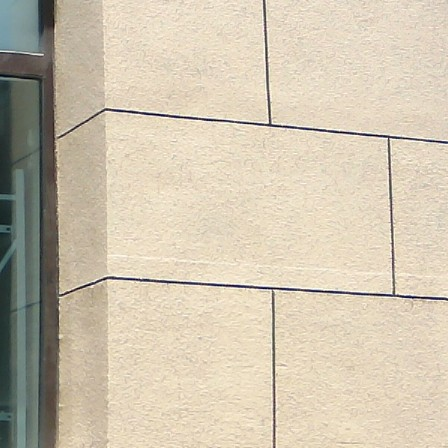
#> input picture 视觉/data/neg/images/neg_00001.jpg, 448 x 448 px, given in place of target_print_01.png, which was not available
$ python print_photo_sim.py
#> lines starting #> are read from the running program, lines starting #| are printed output that depends on the picture; after the words box and inside, x2 and y2 are one past the last pixel; in counts of white or black regions, pixels touching at a corner belong together
"""把打印靶纸「拍成照片」：透视贴到真实/合成背景上，生成带标签的仿真图。

用途：
  * 训练前先验证打印设计能不能被检出（纯平图模型不吃，照片能）；
  * 作为「打印靶纸 → 现场拍摄」这一分布的补充训练数据。

标签同样是 7 点：4 角 = 靶框四角，中心 = 圆心，左右极点 = 圆在靶框水平方向的两端。
"""
from __future__ import annotations

import argparse
import glob
import random
from pathlib import Path

import cv2
import numpy as np

ROOT = Path(__file__).resolve().parents[1]

DPI = 300
MM = DPI / 25.4
A3 = (int(297 * MM), int(420 * MM))
MARGIN_MM = 14
CAP_MM = 46
# 与 make_print_targets.py 保持一致
DESIGNS = [0.30, 0.34, 0.38, 0.42, 0.46]


def board_rect():
    W, H = A3
    mx, my = int(MARGIN_MM * MM), int(MARGIN_MM * MM)
    cap_h = int(CAP_MM * MM)
    return mx, my, W - mx, H - my - cap_h


def background(rng, w, h, bgs):
    if bgs and rng.random() < 0.7:
        bg = cv2.imread(str(rng.choice(bgs)))
        if bg is None:
            bg = None
        else:
            bh, bw = bg.shape[:2]
            s = max(w / bw, h / bh) * rng.uniform(1.0, 1.4)
            bg = cv2.resize(bg, (int(bw * s), int(bh * s)))
            bh, bw = bg.shape[:2]
            x0 = rng.randint(0, max(0, bw - w))
            y0 = rng.randint(0, max(0, bh - h))
            return bg[y0:y0 + h, x0:x0 + w].copy()
    base = np.array([rng.randint(20, 240) for _ in range(3)], np.float32)
    img = np.tile(base, (h, w, 1))
    img += np.random.normal(0, 8, img.shape)
    return np.clip(img, 0, 255).astype(np.uint8)


def main():
    ap = argparse.ArgumentParser()
    ap.add_argument("--out", default=str(ROOT / "out" / "print_targets" / "sim"))
    ap.add_argument("--n", type=int, default=40)
    ap.add_argument("--size", default="1280x960")
    ap.add_argument("--seed", type=int, default=31)
    args = ap.parse_args()
    rng = random.Random(args.seed)
    np.random.seed(args.seed)
    w, h = (int(v) for v in args.size.split("x"))
    out = Path(args.out)
    (out / "images").mkdir(parents=True, exist_ok=True)
    (out / "labels").mkdir(parents=True, exist_ok=True)
    for f in list((out / "images").glob("*")) + list((out / "labels").glob("*")):
        f.unlink()

    bgs = sorted(glob.glob(str(ROOT / "data" / "neg" / "images" / "*.jpg")))[:120]
    px0, py0, px1, py1 = board_rect()
    made = 0
    for i in range(args.n):
        k = i % 5 + 1
        sheet = cv2.imread(str(ROOT / "out" / "print_targets" / f"target_print_{k:02d}.png"))
#> sheet is the input picture: shape (448, 448, 3); mean B, G, R 175.7, 195.8, 206.7
        if sheet is None:
            continue
        board = sheet[py0:py1, px0:px1].copy()
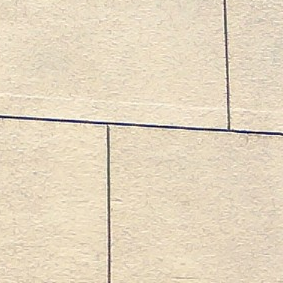
#> board: shape (283, 283, 3); mean B, G, R 191.5, 214.7, 228.9
        bh, bw = board.shape[:2]
#> bh = 283; bw = 283
        ratio = DESIGNS[k - 1]

        # 目标四边形：随机大小 + 透视
        scale = rng.uniform(0.16, 0.38)
        tw, th = int(w * scale), int(w * scale * bh / bw)
#> tw = 208; th = 208
        cx0 = rng.randint(int(tw / 2) + 4, max(int(tw / 2) + 5, w - int(tw / 2) - 4))
#> cx0 = 338
        cy0 = rng.randint(int(th / 2) + 4, max(int(th / 2) + 5, h - int(th / 2) - 4))
#> cy0 = 510
        x1, y1 = cx0 - tw / 2, cy0 - th / 2
#> x1 = 234; y1 = 406
        x2, y2 = cx0 + tw / 2, cy0 + th / 2
#> x2 = 442; y2 = 614
        j = 0.05 * min(tw, th)
#> j = 10.4
        dst = np.float32([[x1 + rng.uniform(-j, j), y1 + rng.uniform(-j, j)],
                          [x2 + rng.uniform(-j, j), y1 + rng.uniform(-j, j)],
                          [x2 + rng.uniform(-j, j), y2 + rng.uniform(-j, j)],
                          [x1 + rng.uniform(-j, j), y2 + rng.uniform(-j, j)]])
        src = np.float32([[0, 0], [bw, 0], [bw, bh], [0, bh]])
#> src = [[0, 0], [283, 0], [283, 283], [0, 283]]
        Hm = cv2.getPerspectiveTransform(src, dst)

        canvas = background(rng, w, h, bgs)
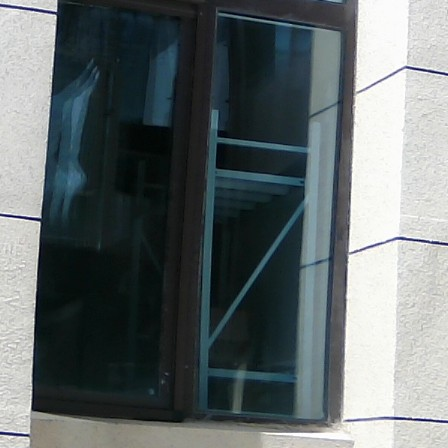
#> input picture 视觉/data/neg/images/neg_00005.jpg, 448 x 448 px
#> in background, bg is the input picture: shape (448, 448, 3); mean B, G, R 107.8, 106.7, 98.6
#> in background, `return bg[y0:y0 + h, x0:x0 + w].copy()`:
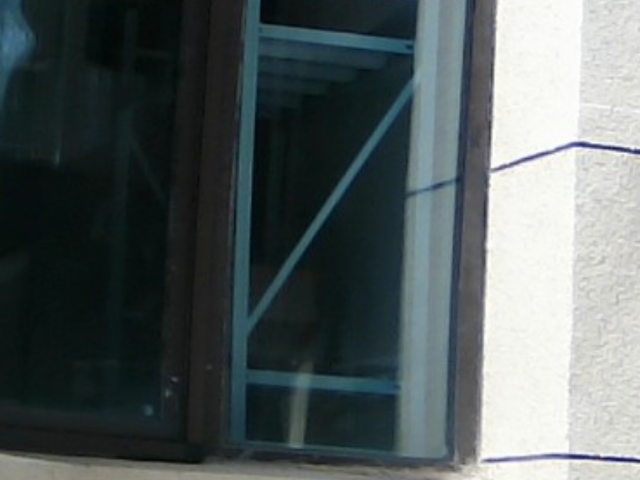
#> returned value: shape (960, 1280, 3) (shown at 1/2 size); mean of channels 0, 1, 2 94, 93.4, 84.3; drawn as B, G, R
        warped = cv2.warpPerspective(board, Hm, (w, h), flags=cv2.INTER_LINEAR,
                                     borderMode=cv2.BORDER_CONSTANT, borderValue=(0, 0, 0))
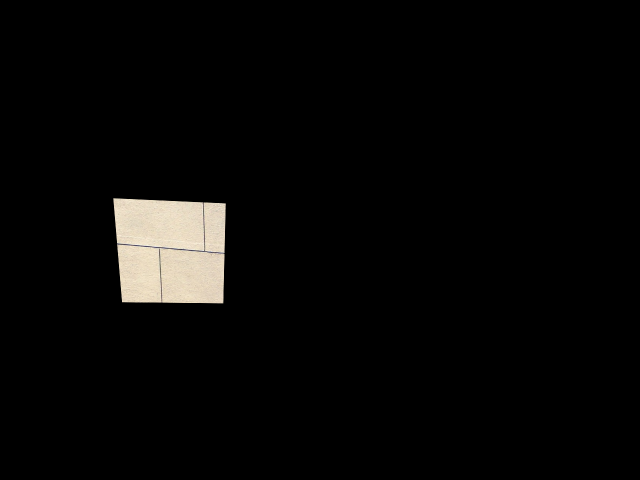
#> warped: shape (960, 1280, 3) (shown at 1/2 size); mean B, G, R 6.8, 7.6, 8.1
        mask = cv2.warpPerspective(np.full((bh, bw), 255, np.uint8), Hm, (w, h),
                                   flags=cv2.INTER_NEAREST)
        # 轻微羽化，避免硬边
        m3 = cv2.GaussianBlur(mask, (3, 3), 0).astype(np.float32)[..., None] / 255.0
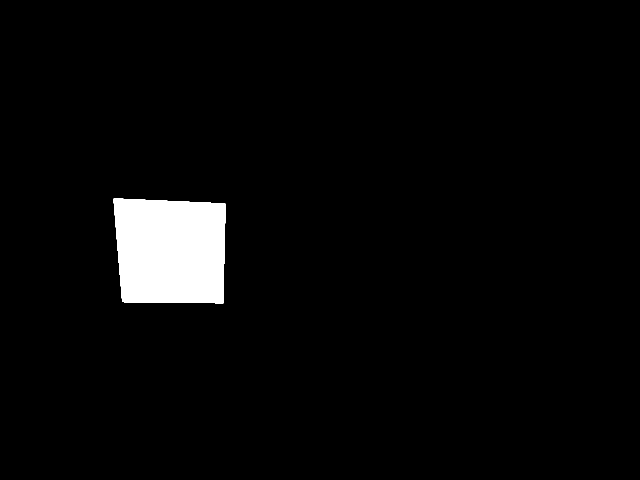
#> mask: shape (960, 1280) (shown at 1/2 size); 3.5% white; 1 white region, box (x1, y1, x2, y2) and area: (227, 397, 451, 607) 43526
        canvas = (warped * m3 + canvas * (1 - m3)).astype(np.uint8)
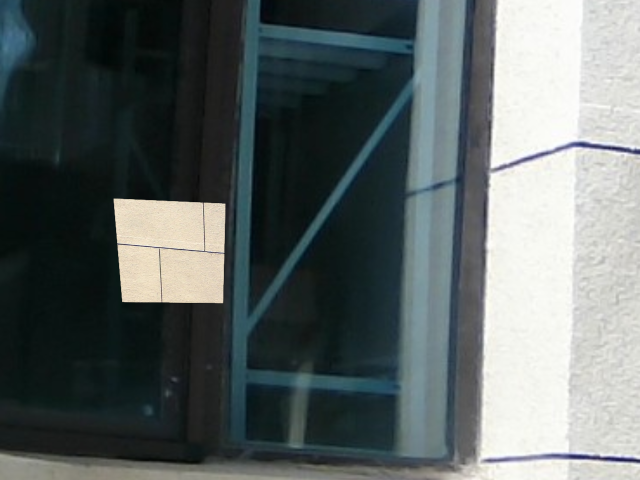
#> canvas: shape (960, 1280, 3) (shown at 1/2 size); mean B, G, R 99.9, 100.2, 91.7

        # 光照/拍摄痕迹
        yy, xx = np.mgrid[0:h, 0:w].astype(np.float32)
        gx, gy = rng.uniform(-0.25, 0.25), rng.uniform(-0.25, 0.25)
        shade = 1.0 + gx * (xx / w - 0.5) + gy * (yy / h - 0.5)
        canvas = np.clip(canvas.astype(np.float32) * shade[..., None]
                         * rng.uniform(0.75, 1.25), 0, 255).astype(np.uint8)
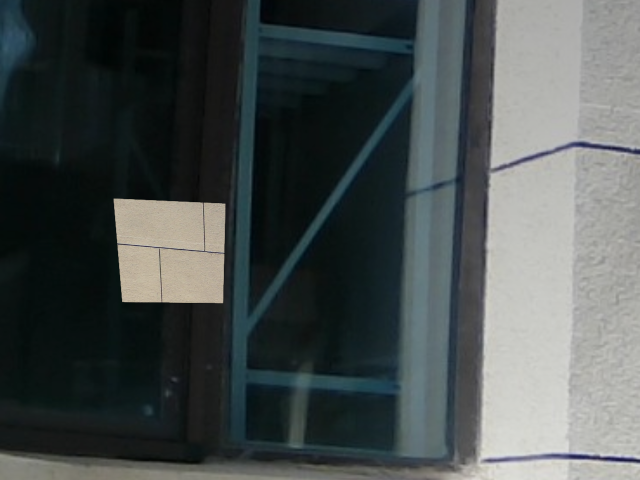
#> canvas: shape (960, 1280, 3) (shown at 1/2 size); mean B, G, R 78.6, 78.9, 72.2
        if rng.random() < 0.6:
            canvas = cv2.GaussianBlur(canvas, (0, 0), rng.uniform(0.4, 1.4))
        canvas = np.clip(canvas.astype(np.float32)
                         + np.random.normal(0, rng.uniform(1, 5), canvas.shape), 0, 255).astype(np.uint8)

        # ---- 标签
        def h2(p):
#> called with p = (0, 0)
            v = Hm @ np.array([p[0], p[1], 1.0])
            return v[0] / v[2], v[1] / v[2]

        corners = np.array([h2((0, 0)), h2((bw, 0)), h2((bw, bh)), h2((0, bh))], np.float32)
        ccx, ccy = bw / 2, bh / 2
        c = np.array(h2((ccx, ccy)), np.float32)
        rl = np.array(h2((ccx - ratio * bw / 2, ccy)), np.float32)
        rr = np.array(h2((ccx + ratio * bw / 2, ccy)), np.float32)
        rad = float(np.linalg.norm(rr - rl) / 2)
        allpts = np.vstack([corners, c[None], rl[None], rr[None]])
        x1_, y1_ = allpts.min(0)
        x2_, y2_ = allpts.max(0)
        row = (f"0 {(x1_ + x2_) / 2 / w:.6f} {(y1_ + y2_) / 2 / h:.6f} "
               f"{(x2_ - x1_) / w:.6f} {(y2_ - y1_) / h:.6f} ")
        row += " ".join(f"{p[0] / w:.6f} {p[1] / h:.6f} 2" for p in allpts)
        crow = (f"1 {c[0] / w:.6f} {c[1] / h:.6f} {2 * rad / w:.6f} {2 * rad / h:.6f} ")
        for kk in range(4):
            px = c[0] + (rad * 0.7 if kk in (1, 2) else -rad * 0.7)
            py = c[1] + (rad * 0.7 if kk in (2, 3) else -rad * 0.7)
            crow += f"{px / w:.6f} {py / h:.6f} 0 "
        for p in (c, rl, rr):
            crow += f"{p[0] / w:.6f} {p[1] / h:.6f} 2 "
        name = f"printsim_{made:04d}"
        cv2.imwrite(str(out / "images" / f"{name}.jpg"), canvas, [cv2.IMWRITE_JPEG_QUALITY, 90])
        (out / "labels" / f"{name}.txt").write_text(row + "\n" + crow + "\n")
        made += 1
    print(f"仿真拍图 {made} -> {out}")


if __name__ == "__main__":
    main()
